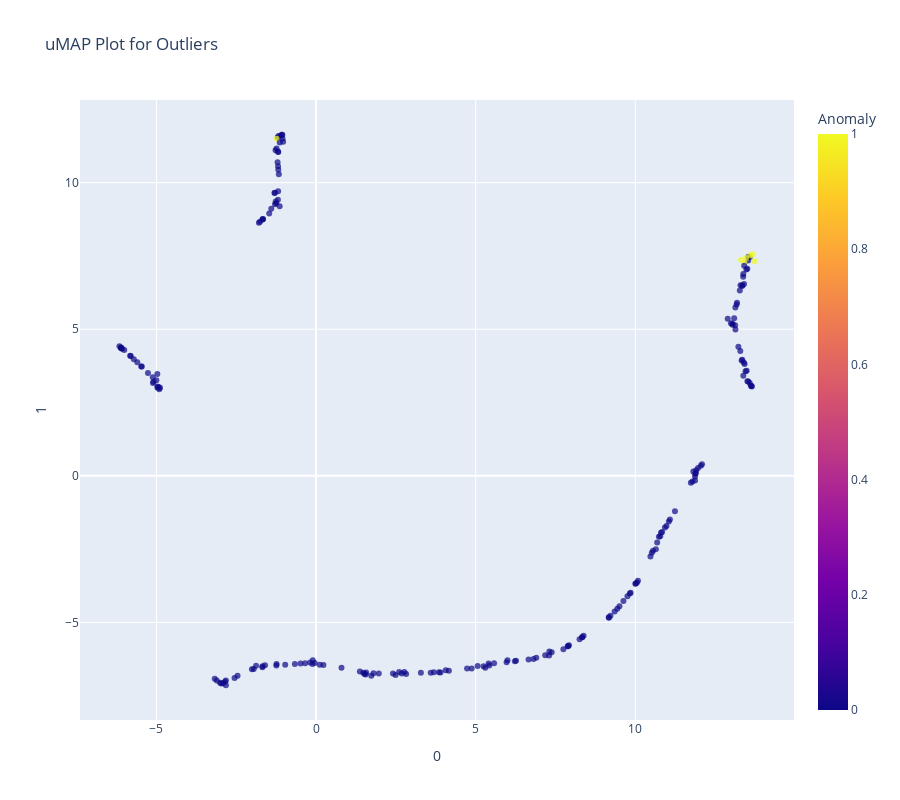

The cell this chart's notebook holds for it:
### Code cell
plot_model(knn, plot='umap')

### Figure 1 — Plotly figure (JSON) as saved in the notebook; plotly's stock layout.template omitted (floating-point values rounded to 4 significant figures; data arrays with more than 128 entries replaced by an {"elided": "..."} marker saying what was removed)
{"data": [{"customdata": {"elided": "215x1 null values"}, "hovertemplate": "0=%{x}<br>1=%{y}<br>Feature=%{customdata[0]}<br>Anomaly=%{marker.color}<extra></extra>", "legendgroup": "", "marker": {"color": {"elided": "215 int values"}, "coloraxis": "coloraxis", "opacity": 0.7, "symbol": "circle"}, "mode": "markers", "name": "", "orientation": "v", "showlegend": false, "type": "scatter", "x": {"elided": "215 float values"}, "xaxis": "x", "y": {"elided": "215 float values"}, "yaxis": "y"}], "layout": {"coloraxis": {"colorbar": {"title": {"text": "Anomaly"}}, "colorscale": [[0, "#0d0887"], [0.1111, "#46039f"], [0.2222, "#7201a8"], [0.3333, "#9c179e"], [0.4444, "#bd3786"], [0.5556, "#d8576b"], [0.6667, "#ed7953"], [0.7778, "#fb9f3a"], [0.8889, "#fdca26"], [1, "#f0f921"]]}, "height": 800, "legend": {"tracegroupgap": 0}, "title": {"text": "uMAP Plot for Outliers"}, "width": 900, "xaxis": {"anchor": "y", "autorange": true, "domain": [0, 1], "range": [-7.395, 14.97], "title": {"text": "0"}, "type": "linear"}, "yaxis": {"anchor": "x", "autorange": true, "domain": [0, 1], "range": [-8.33, 12.82], "title": {"text": "1"}, "type": "linear"}}}
